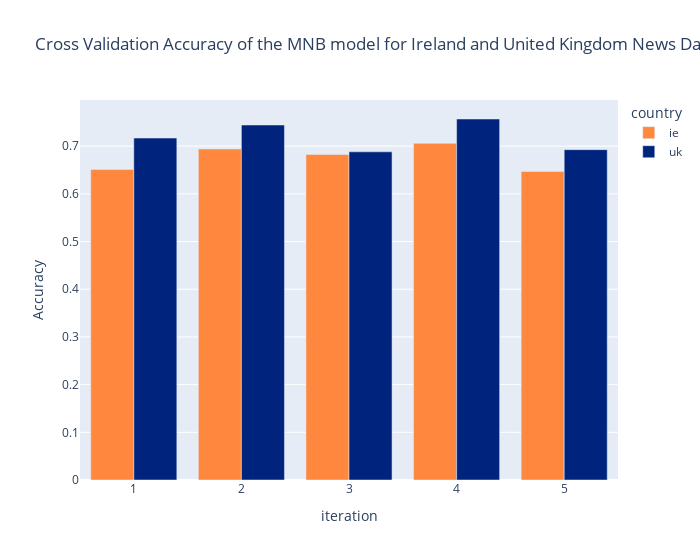
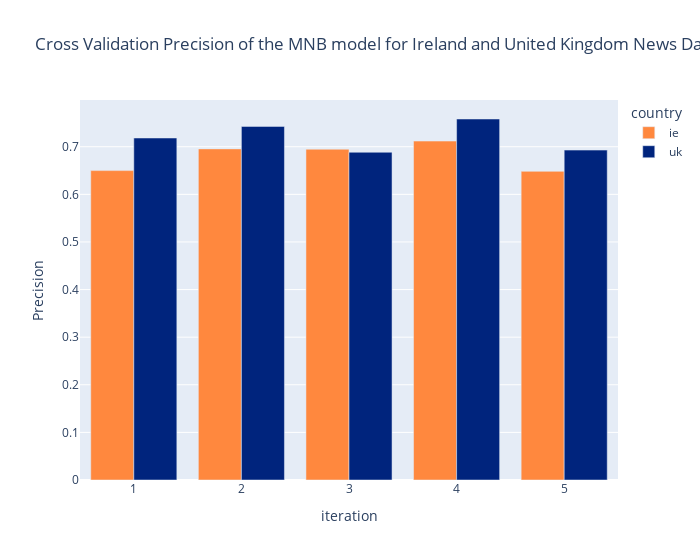

Write notebook code for charts like these, in order.
### Code cell
fig = px.bar(NBMetricsDF, x="iteration", y="Accuracy",
             color='country', barmode='group',
             color_discrete_map={
                 "ie": "#FF883E",
                 "uk": "#00247D"
             },
             title="Cross Validation Accuracy of the MNB model for Ireland and United Kingdom News Datasets",
             width=700, labels={'x': 'Parameters', 'y': 'Accuracy'})
fig.show()
fig = px.bar(NBMetricsDF, x="iteration", y="Precision",
             color='country', barmode='group',
             color_discrete_map={
                 "ie": "#FF883E",
                 "uk": "#00247D"
             },
             title="Cross Validation Precision of the MNB model for Ireland and United Kingdom News Datasets",
             width=700, labels={'x': 'Parameters', 'y': 'Accuracy'})
fig.show()

### Figure 1 — Plotly figure (JSON) as saved in the notebook; plotly's stock layout.template omitted (floating-point values rounded to 4 significant figures)
{"data": [{"alignmentgroup": "True", "hovertemplate": "country=ie<br>iteration=%{x}<br>Accuracy=%{y}<extra></extra>", "legendgroup": "ie", "marker": {"color": "#FF883E", "pattern": {"shape": ""}}, "name": "ie", "offsetgroup": "ie", "orientation": "v", "showlegend": true, "textposition": "auto", "type": "bar", "x": [1, 2, 3, 4, 5], "xaxis": "x", "y": [0.6512, 0.6941, 0.6824, 0.7059, 0.6471], "yaxis": "y"}, {"alignmentgroup": "True", "hovertemplate": "country=uk<br>iteration=%{x}<br>Accuracy=%{y}<extra></extra>", "legendgroup": "uk", "marker": {"color": "#00247D", "pattern": {"shape": ""}}, "name": "uk", "offsetgroup": "uk", "orientation": "v", "showlegend": true, "textposition": "auto", "type": "bar", "x": [1, 2, 3, 4, 5], "xaxis": "x", "y": [0.7169, 0.7443, 0.6881, 0.7569, 0.6927], "yaxis": "y"}], "layout": {"barmode": "group", "legend": {"title": {"text": "country"}, "tracegroupgap": 0}, "title": {"text": "Cross Validation Accuracy of the MNB model for Ireland and United Kingdom News Datasets"}, "width": 700, "xaxis": {"anchor": "y", "domain": [0, 1], "title": {"text": "iteration"}}, "yaxis": {"anchor": "x", "domain": [0, 1], "title": {"text": "Accuracy"}}}}

### Figure 2 — Plotly figure (JSON) as saved in the notebook; plotly's stock layout.template omitted (floating-point values rounded to 4 significant figures)
{"data": [{"alignmentgroup": "True", "hovertemplate": "country=ie<br>iteration=%{x}<br>Precision=%{y}<extra></extra>", "legendgroup": "ie", "marker": {"color": "#FF883E", "pattern": {"shape": ""}}, "name": "ie", "offsetgroup": "ie", "orientation": "v", "showlegend": true, "textposition": "auto", "type": "bar", "x": [1, 2, 3, 4, 5], "xaxis": "x", "y": [0.6499, 0.6955, 0.6948, 0.7119, 0.6484], "yaxis": "y"}, {"alignmentgroup": "True", "hovertemplate": "country=uk<br>iteration=%{x}<br>Precision=%{y}<extra></extra>", "legendgroup": "uk", "marker": {"color": "#00247D", "pattern": {"shape": ""}}, "name": "uk", "offsetgroup": "uk", "orientation": "v", "showlegend": true, "textposition": "auto", "type": "bar", "x": [1, 2, 3, 4, 5], "xaxis": "x", "y": [0.7183, 0.7427, 0.6884, 0.7583, 0.693], "yaxis": "y"}], "layout": {"barmode": "group", "legend": {"title": {"text": "country"}, "tracegroupgap": 0}, "title": {"text": "Cross Validation Precision of the MNB model for Ireland and United Kingdom News Datasets"}, "width": 700, "xaxis": {"anchor": "y", "domain": [0, 1], "title": {"text": "iteration"}}, "yaxis": {"anchor": "x", "domain": [0, 1], "title": {"text": "Precision"}}}}
